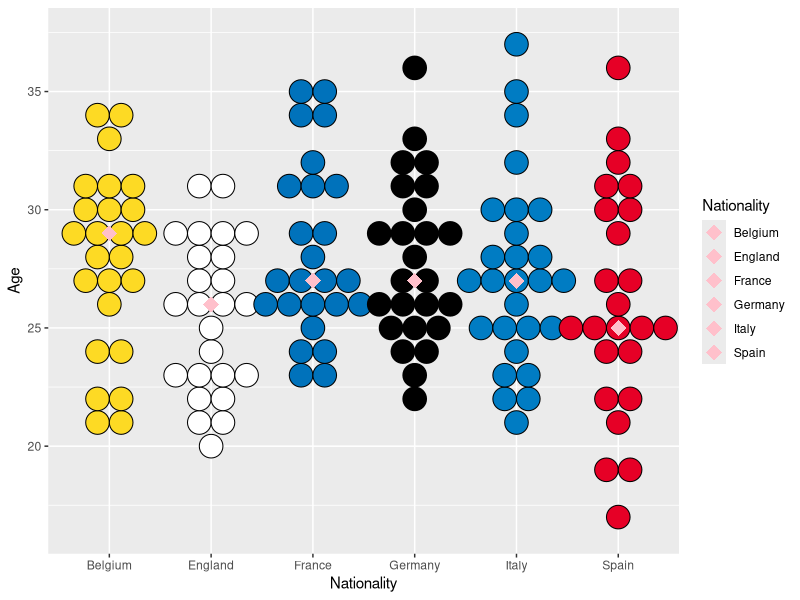
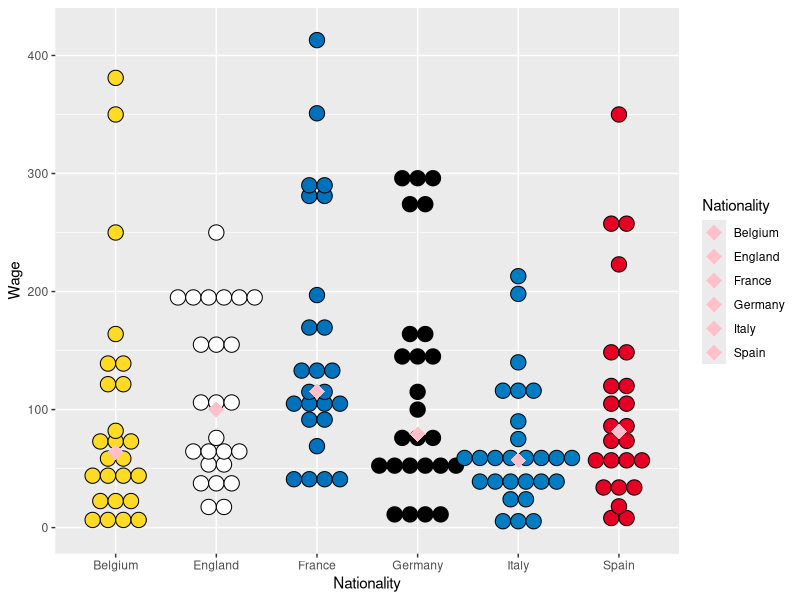
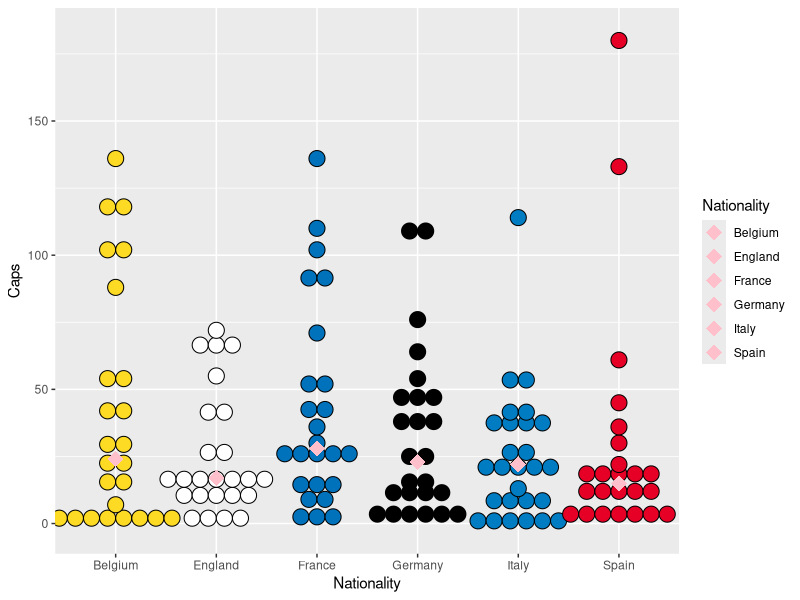
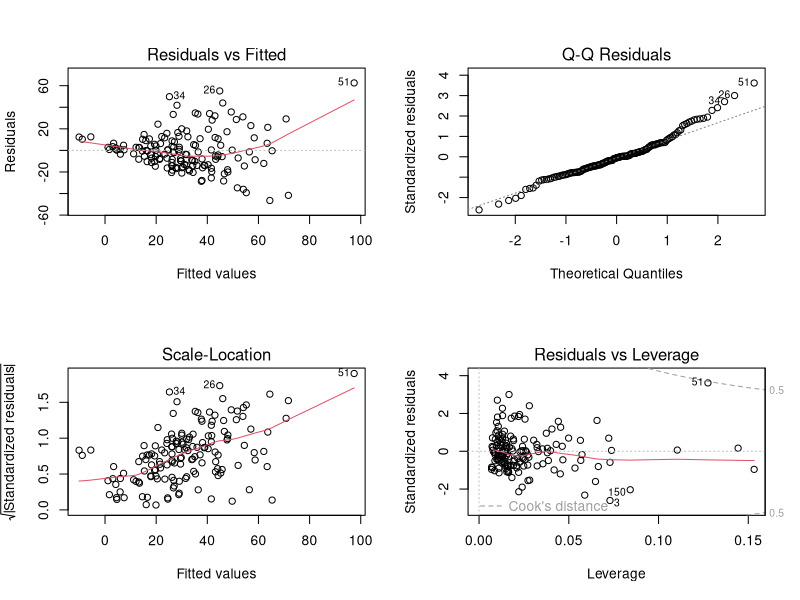
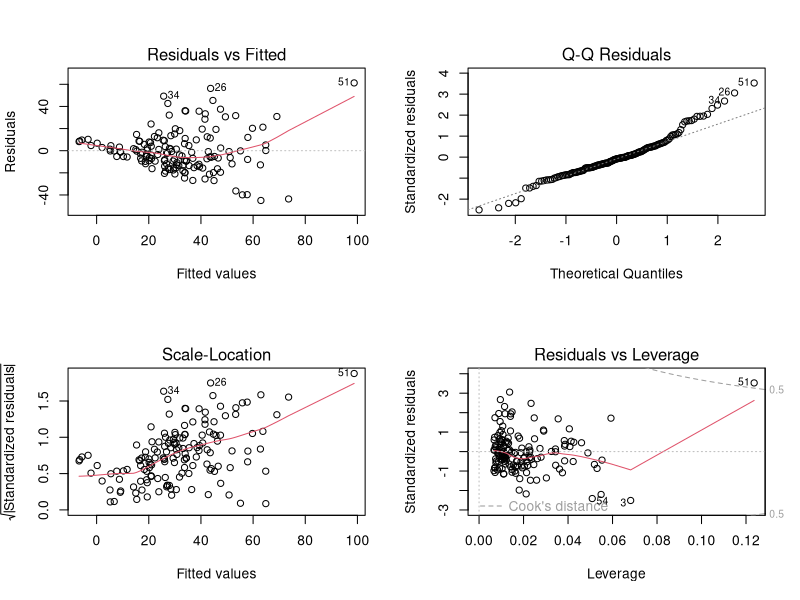
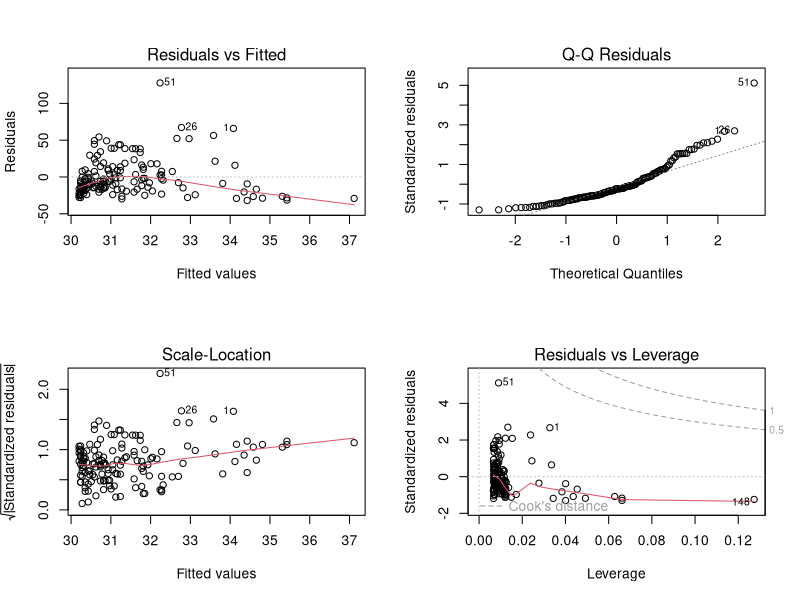
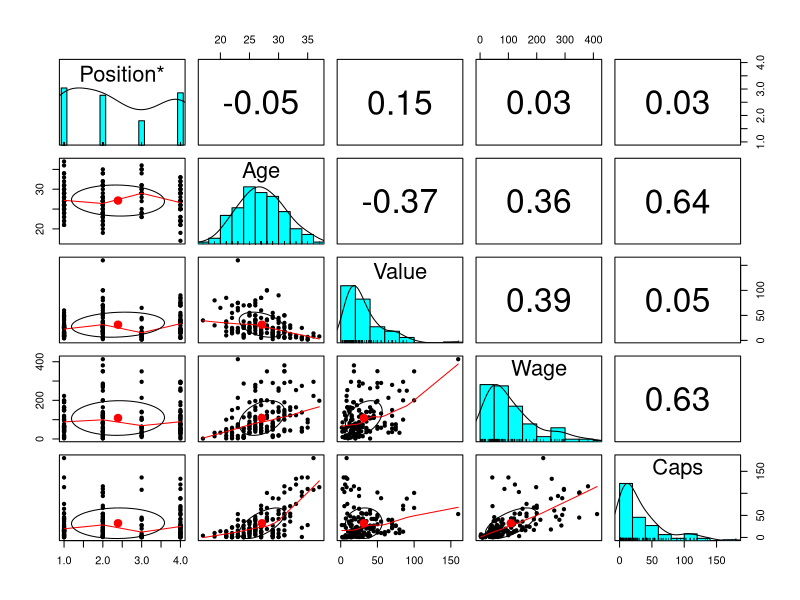

The R source for these figures, in order:
## ---- chunk 1
knitr::opts_chunk$set(echo = TRUE)
library(tidyverse)
## ---- chunk 2
MoneyballData = read.csv("Moneyball Soccer Dataset.csv")
names(MoneyballData) = c("Players","Nationality","Club","Position","Age","Value","Wage","Caps")
attach(MoneyballData)
MoneyballData[9:13] <- list(NULL)
 MoneyballData <- MoneyballData[-c(152:183), ]
 MoneyballData <- MoneyballData %>% 
  arrange(Nationality, factor(Position, levels = c('FW', 'MF', 'DF', 'GK')))
## ---- chunk 3
# Dot Plot to see Equal Variance (value, wage and caps)

# age
plot <- ggplot(MoneyballData, aes(x=Nationality, y=Age, fill = Nationality)) + scale_fill_manual(values=c("#FDDA24", "#FFFFFF", "#0072BB", "#000000", "#007CC3", "#E60026")) +
  geom_dotplot(binaxis='y', stackdir='center', binwidth = 1) + stat_summary(fun=median, geom="point", shape=18,
                 size=5, color="pink")
plot

# wage
plot <- ggplot(MoneyballData, aes(x=Nationality, y=Wage, fill = Nationality)) + scale_fill_manual(values=c("#FDDA24", "#FFFFFF", "#0072BB", "#000000", "#007CC3", "#E60026")) +
  geom_dotplot(binaxis='y', stackdir='center', binwidth = 13) + stat_summary(fun=median, geom="point", shape=18,
                 size=5, color="pink")
plot

# caps
plot <- ggplot(MoneyballData, aes(x=Nationality, y=Caps, fill = Nationality)) + scale_fill_manual(values=c("#FDDA24", "#FFFFFF", "#0072BB", "#000000", "#007CC3", "#E60026")) +
  geom_dotplot(binaxis='y', stackdir='center', binwidth = 6) + stat_summary(fun=median, geom="point", shape=18,
                 size=5, color="pink")
plot
## ---- chunk 4
attach(MoneyballData)
modelall <- lm(Value ~ Age + Wage + Caps)
summary(modelall)
par(mfrow=c(2,2))
plot(modelall) # Pattern in residual plot (Larger variance as fitted gets larger) but residual errors have mean value of zero, Normally distributed based on Q-Q plot, Errors have constant variance based on Scale-Location. Mbappe looks like a high leverage point based on Residuals vs Leverage.
## ---- chunk 5
modelwocaps <- lm(Value ~ Age + Wage)
summary(modelwocaps)
par(mfrow=c(2,2))
plot(modelwocaps) # same conclusions as modelall
## ---- chunk 6
modelcaps <- lm(Value ~ Caps)
summary(modelcaps)
par(mfrow=c(2,2))
plot(modelcaps) # bad Residuals vs. Fitted (Pattern in residual plot (smaller variance as fitted gets larger and residual errors have mean value not zero)
## ---- chunk 7
# correlation matrix
library(psych)
pairs.panels(MoneyballData[4:8])
